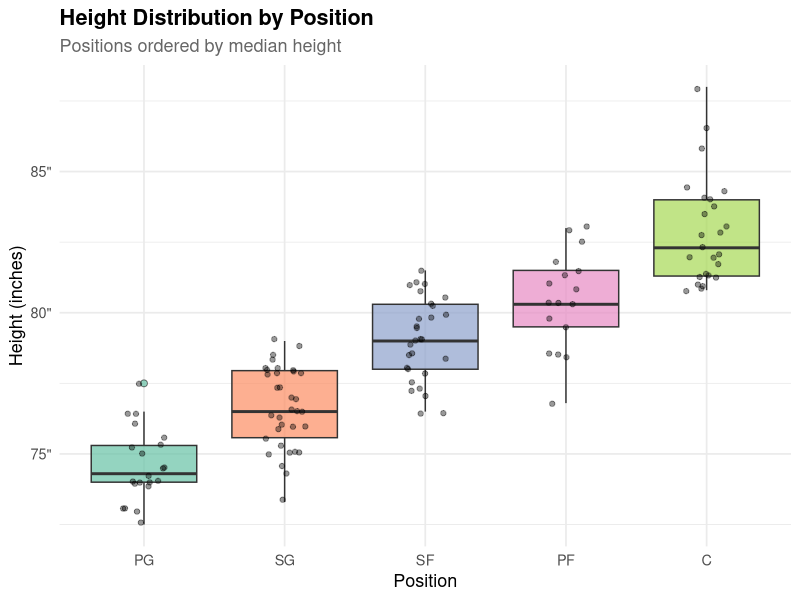
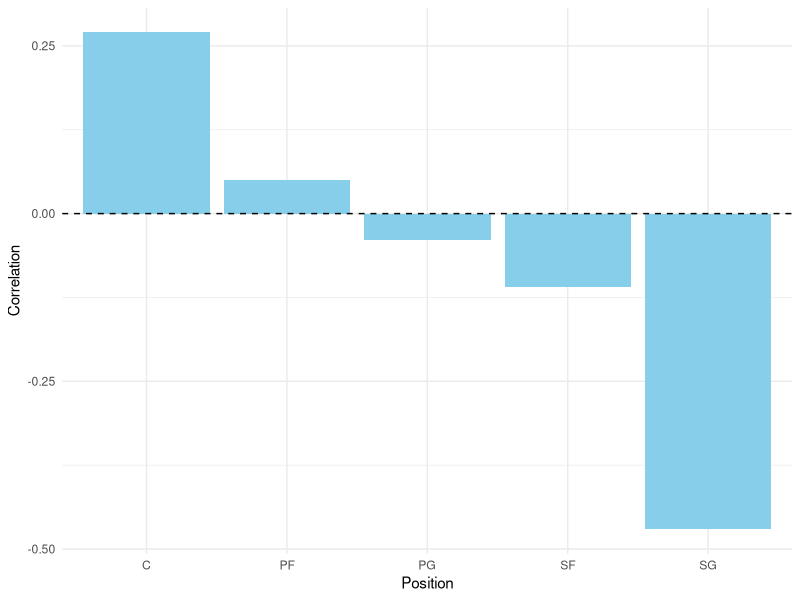

Here is the R script that generated these plots, in order:
## ---- chunk 1
#| echo: false
#| warning: false
#| message: false

# Tidyverse Style Guide

# Step 1: Load packages
library(ggplot2)
library(dplyr)
library(readr)
library(ggrepel)
library(knitr)
library(kableExtra)

# Step 2: Load and tidy the data
df <- read_csv("NBAPlayerStats.csv") |>
  rename(
    ft_pct = `FT%`,
    height = `Height (in)`
  ) |>
  mutate(
    ft_pct = as.numeric(gsub("%", "", ft_pct))
  )

# Step 3: Summarize average height and FT% per position
position_summary <- df |>
  group_by(Position) |>
  summarise(
    avg_height = mean(height, na.rm = TRUE),
    avg_ft_pct = mean(ft_pct, na.rm = TRUE),
    count      = n()
  )

# Plot for height distribution by position
df |>
  mutate(Position = reorder(Position, height)) |>
  ggplot(aes(x = Position, y = height, fill = Position)) +
  geom_boxplot(alpha = 0.7, outlier.shape = 21, outlier.size = 2) +
  geom_jitter(width = 0.15, alpha = 0.4, size = 1.5) +
  scale_fill_brewer(palette = "Set2") +
  scale_y_continuous(labels = function(x) paste0(x, '"')) +
  labs(
    title    = "Height Distribution by Position",
    subtitle = "Positions ordered by median height",
    x        = "Position",
    y        = "Height (inches)"
  ) +
  theme_minimal(base_size = 13) +
  theme(
    plot.title      = element_text(face = "bold"),
    plot.subtitle   = element_text(color = "grey40"),
    legend.position = "none"
  )

# Table for height summary by position
df |>
  group_by(Position) |>
  summarise(
    `Player Count`       = n(),
    `Avg Height (in)`    = round(mean(height, na.rm = TRUE), 1),
    `Median Height (in)` = round(median(height, na.rm = TRUE), 1),
    `Min Height (in)`    = round(min(height, na.rm = TRUE), 1),
    `Max Height (in)`    = round(max(height, na.rm = TRUE), 1)
  ) |>
  arrange(desc(`Avg Height (in)`)) |>
  kable(
    caption = "Height Summary by Position for Players Who Shot At Least 150 FT's (tallest to shortest)",
    align   = c("l", "c", "c", "c", "c", "c")
  ) |>
  kable_styling(
    bootstrap_options = c("striped", "hover", "condensed"),
    full_width        = FALSE
  )
## ---- chunk 2
library(tidyverse)
library(knitr)

nba_raw <- read_csv("NBAPlayerStats.csv")

nba_clean <- nba_raw |>
  rename(
    position = Position,
    ft_percent = `FT%`,
    height_in = `Height (in)`
  ) |>
  mutate(
    ft_percent = as.numeric(str_remove(ft_percent, "%")),
    height_in = as.numeric(height_in)
  )

position_corr <- nba_clean |>
  group_by(position) |>
  summarise(
    correlation = round(cor(height_in, ft_percent, use = "complete.obs"), 2),
    avg_ft = round(mean(ft_percent, na.rm = TRUE), 1),
    avg_height = round(mean(height_in, na.rm = TRUE), 1),
    n_players = n(),
    .groups = "drop"
  )
## ---- chunk 3
#| label: fig-connor
#| fig-cap: "Correlation between height and free throw percentage by position."
#| fig-alt: "Bar chart showing correlation between height and free throw percentage for each NBA position."
#| fig-pos: "H"

ggplot(position_corr, aes(x = position, y = correlation)) +
  geom_col(fill = "skyblue") +
  geom_hline(yintercept = 0, linetype = "dashed") +
  labs(
    x = "Position",
    y = "Correlation"
  ) +
  theme_minimal()
## ---- chunk 4
#| label: tbl-connor
#| tbl-cap: "Correlation between height and free throw percentage by position."

kable(
  position_corr,
  col.names = c("Position", "Correlation", "Avg FT%", "Avg Height", "Players")
)
## ---- chunk 5

library(readr)
library(dplyr)
library(ggplot2)
library(knitr)

# Tidy the data
nba <- read_csv("NBAPlayerStats.csv") |>
  rename(
    ft_pct   = `FT%`,
    height   = `Height (in)`,
    position = Position
  ) |>
  mutate(
    ft_pct = as.numeric(gsub("%", "", ft_pct)),
    height = as.numeric(height)
  )

# Summarize by position
pos_summary <- nba |>
  group_by(position) |>
  summarise(
    avg_height = round(mean(height, na.rm = TRUE), 1),
    avg_ft_pct = round(mean(ft_pct,  na.rm = TRUE), 1),
    n_players  = n(),
    .groups = "drop"
  )

# Table — Average height vs. FT% by position
pos_summary |>
  arrange(desc(avg_ft_pct)) |>
  kable(
    caption = "Average Height and Free Throw Percentage by Position",
    col.names = c("Position", "Avg Height (in)", "Avg Free Throw %", "# Players"),
    align = c("l", "c", "c", "c")
  )
